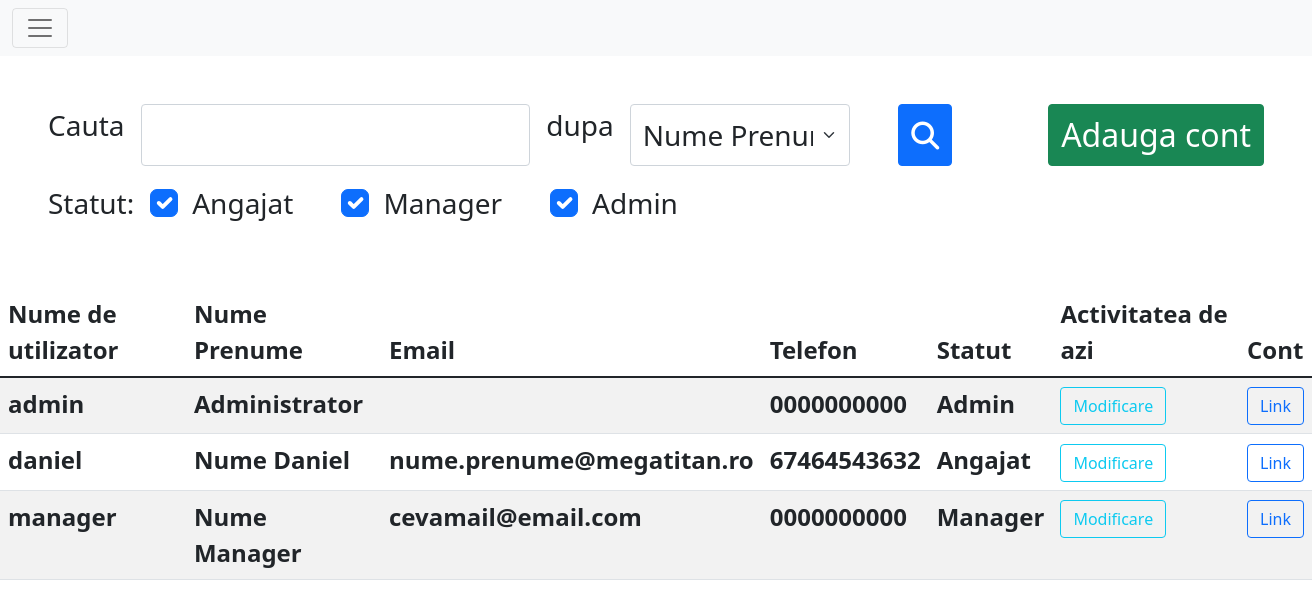
/cont/users (signed in), run on an earlier commit of the app's database.
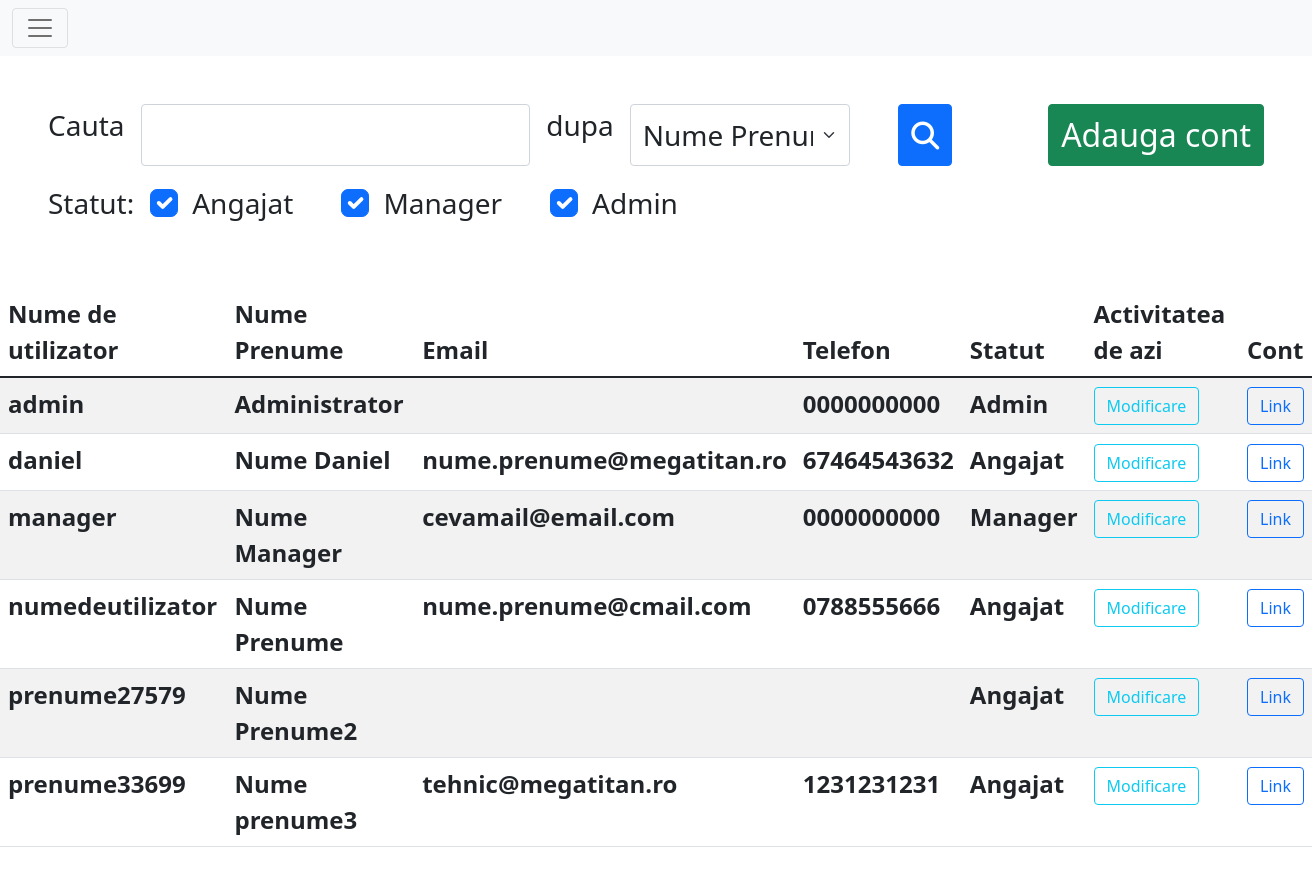
And on a later commit of the database.
### main/models.py (models this page shows, shortened)
class User(AbstractUser):
    nume = models.CharField(blank=False, max_length=50, default="Angajat")
    email = models.EmailField(blank=True, null=False)
    telefon = models.CharField(blank=True, null=False, default='0'*10, max_length=15)
    role = models.CharField(blank=False, default="Angajat", max_length=20)
    class Meta:
        verbose_name='Utilizator'
        verbose_name_plural='Utilizatori'

### main/views.py (the view, shortened to what this page needs)
# urls.py: path("cont/users", login_required(views.Utilizatori.as_view()), name="utilizatori"),
@method_decorator(login_required, name='dispatch')
class Utilizatori(TemplateView):
    template_name = 'users.html'
    def get(self, request, *args, **kwargs):
        if request.user.role in ("Manager", "Admin"):
            try:
                searchtext = request.GET['search']
            except:
                searchtext = ""
            try:
                crit = request.GET['crit']
            except:
                crit = "nume"
            context = {'ch1': True, 'ch2': True, 'ch3': True, 'now': utils.getTime(), 'stext': searchtext}
            asocs = {"ch1": "angajat", "ch2": "manager", "ch3": "admin", }
            roluri = []
            isnothing = searchtext.__len__() == 0
            for i in range(1, 4):
                ch = f"ch{i}"
                if asocs[ch] not in request.GET:
                    context[ch] = False
                isnothing = isnothing and not context[ch]
                if context[ch] == True:
                    roluri.append(asocs[ch][0].capitalize() + asocs[ch][1:])
            if isnothing:
                users = models.User.objects.all().order_by('nume')
            context.update(users=users, isnothing=isnothing, crit=crit)
            return render(request, "users.html", context)
        else:
            messages.success(request, ("Nu sunteti autorizat sa vizualizati alte conturi!"))
            return HttpResponseRedirect(request.META.get('HTTP_REFERER', '/'))

### main/templatetags/mytags.py (called while the page is built, shortened)
@register.filter(name='role_at_least')
def role_at_least(user, name):
    priorit = {
        "Angajat": 1,
        "Viewer": 2,
        "Manager": 3,
        "Admin": 4,
    }
    if not user.is_authenticated:
        return False
    if name in priorit.keys():
        return priorit[user.role] >= priorit[name]
    return False

@register.filter(name='ftime')
def ftime(datetimegiven: datetime.datetime, tip: str) -> str:
    if datetimegiven is None or str(datetimegiven).__len__() == 0: return "-"
    datetimegiven = utils.getTime(datetimegiven)
    if tip == "time": return datetimegiven.strftime("%H:%M")
    if tip == "date": return datetimegiven.strftime("%d.%m.%Y")

### main/utils.py (called while the page is built)
def getTime(info = None):
    now = None
    if info is None: now = utils.timezone.now()
    elif isinstance(info, models.Info): now = info.datetime
    elif isinstance(info, datetime.datetime): now = info
    settings_time_zone = pytz.timezone(settings.TIME_ZONE)
    now = now.astimezone(settings_time_zone)
    return now

### templates/users.html (shortened to what this page needs)
{% extends 'base.html' %}
{% block content %}
{% load mytags %}
<div class="w-100 h-100 my-5">
    <form method="get">
        <div class="d-flex flex-row fs-3 mt-5 mx-5 mb-3">
            <p class="me-3 form-label">Cauta</p>
            <input type="search" class="form-control fs-2" name="search" value="{{ stext }}">
            <p class="me-3 form-label ms-3">dupa</p>
            <select class="form-select flex-shrink-1 fs-3 me-5 w-50" aria-label="Default select example" name="crit" required>
              <option {% if crit == "nume" %}selected{% endif %} value="nume">Nume Prenume</option>
            </select>
            <button type="submit" class="btn btn-square-md btn-primary me-5 fs-3"><i class="fa-solid fa-magnifying-glass"></i></button>
            <a href="{% url 'adduser' %}" class="btn btn-square-md btn-success ms-5 fs-2 text-nowrap">Adauga cont</a>
        </div>
        <div class="d-flex flex-row fs-3 mx-5 mb-5 w-75">
            <p class="me-3">Statut:</p>
            <div class="form-check form-check-inline me-5">
              <input class="form-check-input" type="checkbox" checked value="1" id="ch1" name="angajat">
              <label class="form-check-label" for="ch1">
                Angajat
              </label>
            </div>
            <div class="form-check form-check-inline me-5">
              <input class="form-check-input" type="checkbox" checked value="1" id="ch2" name="manager">
              <label class="form-check-label" for="ch2">
                Manager
              </label>
            </div>
            <div class="form-check form-check-inline me-5">
              <input class="form-check-input" type="checkbox" checked value="1" id="ch3" name="admin">
              <label class="form-check-label" for="ch3">
                Admin
              </label>
            </div>
        </div>
    </form>
    <table class="table table-striped table-hover fs-4">
        <thead class="">
            <tr>
                <th> Nume de utilizator </th>
                <th> Nume Prenume </th>
                <th> Email </th>
                <th> Telefon </th>
                <th> Statut </th>
                <th> Activitatea de azi </th>
                <th> Cont </th>
            </tr>
        </thead>
        <tbody>
            {% for user in users %}
            <tr>
                <th> {{ user.username }}</th>
                <th> {{ user.nume }}</th>
                <th> {{ user.email }}</th>
                <th> {{ user.telefon }}</th>
                <th> {{ user.role }}</th>
                <th> <a href="{% url 'actUserFromPath' datein=now|ftime:"date" dateout=now|ftime:"date" username=user.username%}" class="btn btn-outline-info">Modificare</a> </th>
                <th> <a class="btn btn-outline-primary" href="{% url 'detaliiuser' username=user.username %}">Link</a></th>
            </tr>
            {% endfor %}
        </tbody>
    </table>
</div>
{% endblock%}

### templates/base.html (shortened to what this page needs)
<!DOCTYPE html>
<html lang="ro">
<head>
    <link rel="stylesheet" href="https://cdn.jsdelivr.net/npm/bootstrap@5.1.3/dist/css/bootstrap.min.css">
    {% load static %}
</head>
<body>
{% if user.is_authenticated %}
    {% include 'navbar.html' %}
{% endif %}
{% block content %}
{% endblock %}
</body>
</html>

### templates/navbar.html (shortened to what this page needs)
{% load mytags %}
<nav class="navbar navbar-expand-xxl navbar-light bg-light fs-1">
  <div class="container-fluid">
    <button class="navbar-toggler" type="button" data-bs-toggle="collapse" data-bs-target="#navbarSupportedContent" aria-controls="navbarSupportedContent" aria-expanded="false" aria-label="Toggle navigation">
      <span class="navbar-toggler-icon"></span>
    </button>
  </div>
</nav>

What changed in the data, as far as the page shows it:
added User: username "numedeutilizator", nume "Nume Prenume", email "nume.prenume@cmail.com", telefon "0788555666", role "Angajat"
added User: username "prenume27579", nume "Nume Prenume2", role "Angajat"
added User: username "prenume33699", nume "Nume prenume3", email "tehnic@megatitan.ro", telefon "1231231231", role "Angajat"
